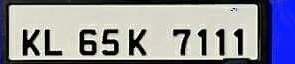
#> input picture cropped/2.jpg, 295 x 64 px
$ python img_to_text.py
#> lines starting #> are read from the running program, lines starting #| are printed output that depends on the picture; after the words box and inside, x2 and y2 are one past the last pixel; in counts of white or black regions, pixels touching at a corner belong together
import cv2
import pytesseract
import os
import re

from pytesseract.pytesseract import image_to_boxes


# pytesseract.pytesseract.tesseract_cmd = r"C:\Program Files\Tesseract-OCR\tesseract.exe"


img = cv2.imread("cropped/2.jpg")
#> img is the input picture: shape (64, 295, 3); mean B, G, R 154.6, 144.2, 142.9
img = cv2.cvtColor(img, cv2.COLOR_BGR2GRAY)
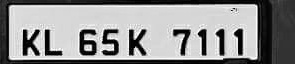
#> img: shape (64, 295); min 0, max 255, mean 145
img = cv2.resize(img, (300, 50), interpolation=cv2.INTER_CUBIC)
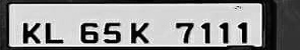
#> img: shape (50, 300); min 0, max 255, mean 145.3

img = cv2.fastNlMeansDenoising(img, templateWindowSize=7, h=25)
img = cv2.threshold(img, 80, 255, cv2.THRESH_BINARY)[1]
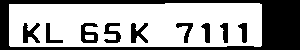
#> img: shape (50, 300); 63.9% white; 10 black regions, largest, box (x1, y1, x2, y2) and area: (0, 0, 300, 50) 4055, (81, 23, 98, 43) 207, (131, 23, 148, 43) 198

img = cv2.adaptiveThreshold(img, 255, cv2.ADAPTIVE_THRESH_MEAN_C, cv2.THRESH_BINARY,11,2)
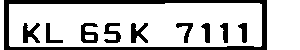
#> img: shape (50, 300); 76.3% white; 10 black regions, largest, box (x1, y1, x2, y2) and area: (4, 0, 267, 50) 2205, (81, 23, 98, 43) 207, (131, 23, 148, 43) 198
#> (the run stopped early here; a loop or call above may not have finished)

$ run again, with cropped/1.jpg copied over cropped/2.jpg
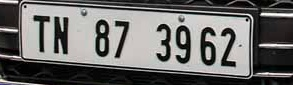
#> input picture cropped/1.jpg, 293 x 85 px
#> img is the input picture: shape (85, 293, 3); mean B, G, R 104.3, 106, 106.8
#> `img = cv2.threshold(img, 80, 255, cv2.THRESH_BINARY)[1]`:
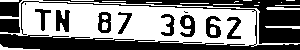
#> img: shape (50, 300); 51.6% white; 14 black regions (2 under 20 px), largest, box (x1, y1, x2, y2) and area: (0, 1, 300, 50) 3026, (43, 0, 300, 44) 2373, (0, 0, 22, 17) 279
#> `img = cv2.adaptiveThreshold(img, 255, cv2.ADAPTIVE_THRESH_MEAN_C, cv2...`:
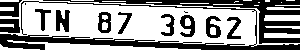
#> img: shape (50, 300); 59.5% white; 14 black regions (2 under 20 px), largest, box (x1, y1, x2, y2) and area: (0, 1, 300, 50) 2329, (43, 0, 300, 44) 1983, (0, 0, 22, 17) 223
